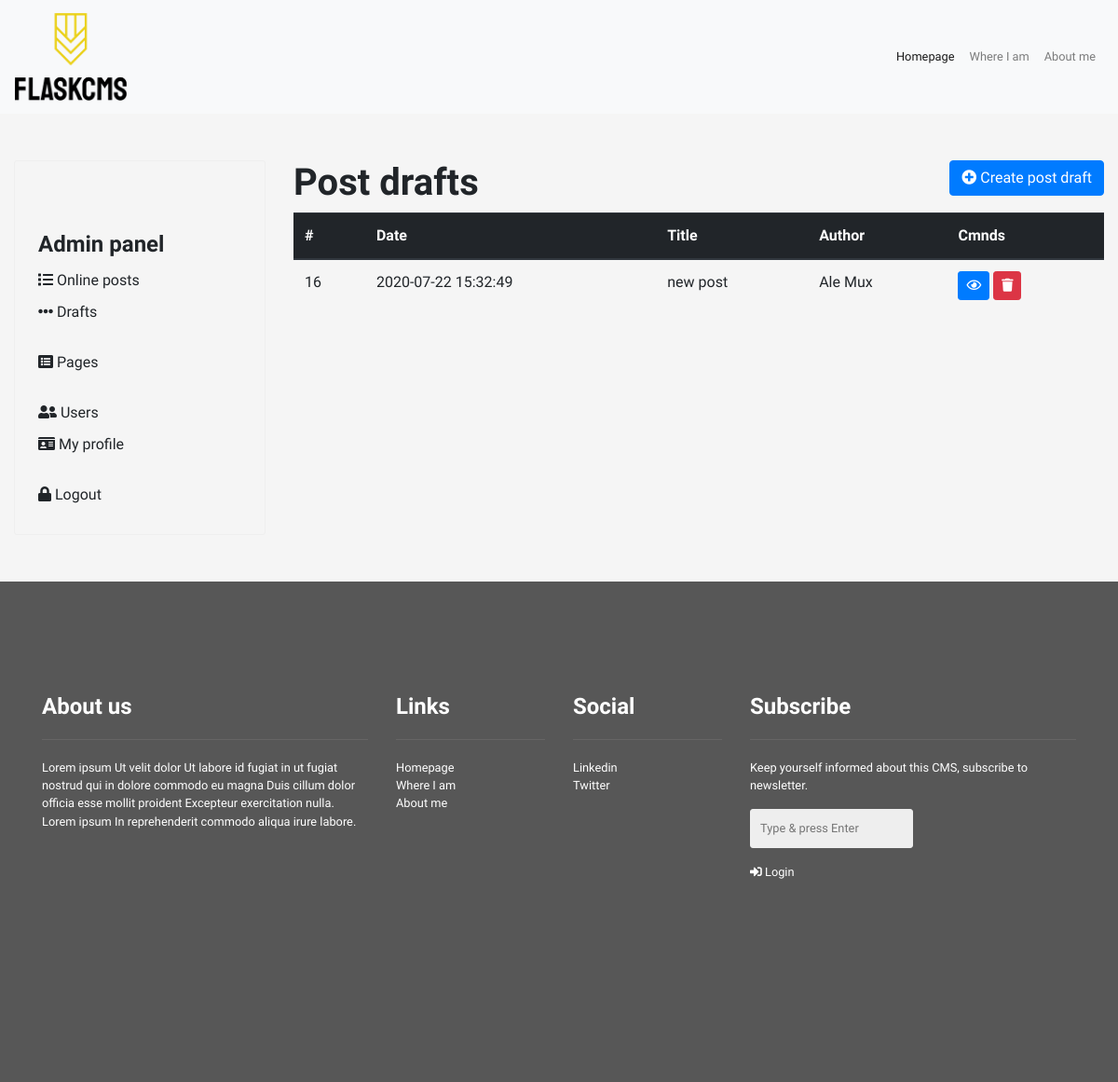
Page /admin/drafts (signed in) on the committed database.
### tables this page shows
CREATE TABLE 'pages' ('idpages' integer PRIMARY KEY AUTOINCREMENT NOT NULL, 'is_visible' integer DEFAULT 0 , 'title' varchar(500), 'subtitle' varchar(500), 'text' text, 'menu_item' integer DEFAULT 0 , 'menu_order' integer DEFAULT 0 , 'photo' varchar(150), 'locked' boolean DEFAULT 0, 'meta_title' varchar(150) DEFAULT '', 'meta_description' varchar(500), 'meta_keywords' varchar(150), 'meta_image' varchar(150), 'url' varchar(250));

CREATE TABLE "post" (
	"idpost"	integer NOT NULL,
	"is_visible"	integer DEFAULT 0,
	"title"	varchar(150),
	"subtitle"	INTEGER,
	"text"	varchar(5000),
	"idusers"	integer DEFAULT 0,
	"date"	datetime DEFAULT CURRENT_TIMESTAMP,
	"tags"	varchar(250),
	"meta_title"	varchar(250),
	"meta_description"	varchar(250),
	"meta_keywords"	varchar(200),
	"photo"	varchar(250),
	"meta_image"	varchar(150),
	"url"	varchar(150),
	"idpost_place"	INTEGER,
	PRIMARY KEY("idpost" AUTOINCREMENT)
);

CREATE TABLE "users" (
	"id"	INTEGER NOT NULL,
	"email"	TEXT NOT NULL,
	"password"	TEXT NOT NULL,
	"active"	integer DEFAULT 0,
	"name"	varchar(100),
	"idusers_level"	INTEGER DEFAULT 0,
	"photo"	varchar(250),
	PRIMARY KEY("id" AUTOINCREMENT)
);

### application.py (the view)
@app.route("/admin/drafts", methods=["GET", "POST"])
@login_required
def admin_drafts():
    opt = global_options(db)
    menu = global_menu(db)
    this_page = admin_default_tags()
    if session['user_level'] < 3:
        sql = "SELECT post.*, users.name FROM post, users WHERE post.idusers = users.id AND post.is_visible=0 ORDER BY post.date DESC LIMIT 20"
        rows = db.execute(sql)
    else:
        sql = "SELECT post.*, users.name FROM post, users WHERE post.idusers = users.id AND post.is_visible=0 AND post.idusers=:id_linked_user ORDER BY post.date DESC LIMIT 20"
        rows = db.execute(sql,
                        id_linked_user = session['user_id'])
    return render_template("admin-drafts.html", opt = opt, menu = menu, page = this_page, rows = rows)

### application.py (called while the page is built)
@app.after_request
def after_request(response):
    response.headers["Cache-Control"] = "no-cache, no-store, must-revalidate"
    response.headers["Expires"] = 0
    response.headers["Pragma"] = "no-cache"
    return response

### helpers.py (called while the page is built)
def login_required(f):
    @wraps(f)
    def decorated_function(*args, **kwargs):
        if session.get("user_id") is None:
            return redirect("/admin")
        return f(*args, **kwargs)
    return decorated_function

def global_options(db):
    globals = db.execute("SELECT * FROM options WHERE id=1")
    return globals[0]

def global_menu(db):
    menu = db.execute("SELECT url, title FROM pages WHERE is_visible=1 AND menu_item=1 ORDER BY menu_order ASC")
    return menu

def admin_default_tags():
    tags = {
        'meta_title': 'ADMIN CONTROL PANEL'
    }
    return tags

### templates/admin-drafts.html (shortened to what this page needs)
{% extends "admin-base.html" %}
{% block content %}
<div class="col-md-9 col-lg-9">
    <h1>Post drafts<button class="btn btn-md btn-primary float-right" onclick="Admin.post.create()"><i class="fas fa-plus-circle"></i> Create post draft</button></h1>
    <div class="table-responsive-sm">
    <table class="table">
        <thead class="thead-dark">
          <tr>
            <th scope="col">#</th>
            <th scope="col">Date</th>
            <th scope="col">Title</th>
            <th scope="col">Author</th>
            <th scope="col">Cmnds</th>
          </tr>
        </thead>
        <tbody>
          {% for row in rows %}
          <tr>
            <td scope="row">{{row["idpost"]}}</td>
            <td>{{row["date"]}}</td>
            <td>{{row["title"]}}</td>
            <td>{{row["name"]}}</td>
            <td>
                <button type="button" class="btn btn-sm btn-primary" onclick="Admin.post.view({{row["idpost"]}})"><i class="far fa-eye"></i></button>
                <button type="button" class="btn btn-sm btn-danger" onclick="Admin.post.delete({{row["idpost"]}})"><i class="fa fa-trash"></i></button>
            </td>
          </tr>
          {% endfor %}
        </tbody>
      </table>
    </div>
</div>
{% endblock %}

### templates/admin-base.html (shortened to what this page needs)
<!DOCTYPE html>
<html lang="en">
    <head>
        <link href="https://maxcdn.bootstrapcdn.com/bootstrap/4.1.3/css/bootstrap.min.css" rel="stylesheet">
        <link href="//cdn.quilljs.com/1.3.6/quill.snow.css" rel="stylesheet">
        <link href="/static/css/style.css" rel="stylesheet">
        <link rel="stylesheet" href="https://cdnjs.cloudflare.com/ajax/libs/animate.css/4.0.0/animate.min.css" />
        <link rel="stylesheet" href="https://use.fontawesome.com/releases/v5.13.1/css/all.css">
    </head>
    <body>
      <nav class="navbar navbar-expand-lg navbar-light bg-light">
          <a class="navbar-brand" href="/">
            <img src="/static/img/logo_small.png" alt="SITE_NAME logo" />
          </a>
          <div class="collapse navbar-collapse" id="navbarSupportedContent">
            <ul class="navbar-nav ">
              {%
              for item in menu
              %}
              {% if item.url == 'homepage' %}
              <li class="nav-item active">
                <a class="nav-link" href="/">{{item.title}}</a>
              </li>
              {% else %}
              <li class="nav-item">
                <a class="nav-link" href="/pages/{{item.url}}">{{item.title}}</a>
              </li>
              {% endif %}
              {%
              endfor
              %}
            </ul>
          </div>
      </nav>
      <div id="contents">
        <div class="container container-2">
            <div class="row">
                <div class="col-md-3 col-lg-3">
                    <div class="classic-panel">
                        <h4>Admin panel</h4>
                        <ul class="menu-1">
                            <li><a href="/admin/home"><i class="fas fa-list"></i> Online posts</a></li>
                            <li><a href="/admin/drafts"><i class="fas fa-ellipsis-h"></i> Drafts</a></li>
                            {% if session['user_level'] == 1 %}
                            <li class="divider"></li>
                            <li><a href="/admin/pages"><i class="fas fa-list-alt"></i> Pages</a></li>
                            {% endif %}
                            <li class="divider"></li>
                            {% if session['user_level'] == 1 %}<li><a href="/admin/users"><i class="fas fa-user-friends"></i> Users</a></li>{% endif %}
                            <li><a href="/admin/profile"><i class="fas fa-id-card"></i> My profile</a></li>
                            <li class="divider"></li>
                            <li><a href="/logout" onclick="return confirm('Are you sure?')"><i class="fas fa-lock"></i> Logout</a></li>
                        </ul>
                    </div>
                </div>
                {% block content %}{% endblock %}
            </div>
        </div>
      </div>
      <footer>
        <div class="container">
        <div class="row">
          <div class="col-sm-12 col-md-4">
            <h4>About us</h4>
            <p>
              Lorem ipsum Ut velit dolor Ut labore id fugiat in ut fugiat nostrud qui in dolore commodo eu magna Duis cillum dolor officia esse mollit proident Excepteur exercitation nulla. Lorem ipsum In reprehenderit commodo aliqua irure labore.
            </p>
          </div>
          <div class="col-sm-12 col-md-2">
            <h4>Links</h4>
            <ul>
              {%
              for item in menu
              %}
              {% if item.url == 'homepage' %}
              <li class="nav-item active">
                <a class="nav-link" href="/">{{item.title}}</a>
              </li>
              {% else %}
              <li class="nav-item">
                <a class="nav-link" href="/pages/{{item.url}}">{{item.title}}</a>
              </li>
              {% endif %}
              {%
              endfor
              %}
            </ul>
          </div>
          <div class="col-sm-12 col-md-2">
            <h4>Social</h4>
            <ul>
              <li><a href="https://www.linkedin.com/in/alessandro-mussini-86315849/" target="_blank" rel="noopener">Linkedin</a></li>
              <li><a href="https://twitter.com/alemussini" target="_blank" rel="noopener">Twitter</a></li>
            </ul>
          </div>
          <div class="col-sm-12 col-md-4">
            <h4>Subscribe</h4>
            <p>
              Keep yourself informed about this CMS, subscribe to newsletter.
            </p>
            <p>
              <input type="email" placeholder="Type & press Enter" />
            </p>
            <p>
              <a href="/admin"><i class="fas fa-sign-in-alt"></i> Login</a>
            </p>
          </div>
        </div>
      </div>
      </footer>
    </body>
</html>

### static/css/style.css (style rules this page uses)
body { font-family: 'Arimo', sans-serif; font-size: 16px; background-color: #f5f5f5; }
h1, h2, h3, h4, h5, h6 { font-family: 'Muli', cursive; font-weight: 800; }
nav.navbar { background-color: #eaeaea; }
.classic-panel { border: 1px solid #efefef;border-radius: 3px;padding: 25px; }
ul.menu-1 { list-style: none; margin: 0; padding: 0; }
ul.menu-1 a { color: #212529; }
ul.menu-1 li { padding: 5px 0; }
ul.menu-1 li.divider { height: 20px; }
.container-2 { max-width: 1600px; }
.container-2 h4 { margin-top: 50px; }
input[type="email"], input[type="password"], input[type="text"], select.form-control, input[type="file"], input[type="number"] { background-color: #eeeeee; padding: 10px; width: 50%; border: 1px solid #eeeeee; border-radius: 3px; height: auto; }
.navbar-expand-lg { justify-content: space-between; }
.navbar-collapse { flex-grow: 0; }
.navbar-brand img { width: 120px; }
nav.navbar, footer { font-size: 80%; }
#contents { padding: 50px 0; }
.page_content, #contents { max-width: 1600px; margin: auto; }
footer { padding: 120px 0 200px 0; background: #575757; color: #FFF; }
footer h4 { margin: 0; margin-bottom: 0px; border-bottom: 1px solid #666565; padding-bottom: 20px; margin-bottom: 20px; }
footer ul { list-style: none; padding: 0; }
footer a { color: #fff; }
footer input { padding: 15px 22px; font-family: 'Arimo', sans-serif; border: none; border-radius: 3px; background-color: #d0d0d0; }
footer .nav-link { padding: 0; }

### rows in the picture
pages: title "Homepage"
pages: title "Where I am"
pages: title "About me"
post: idpost "16", date "2020-07-22 15:32:49", title "new post", name "Ale Mux"
